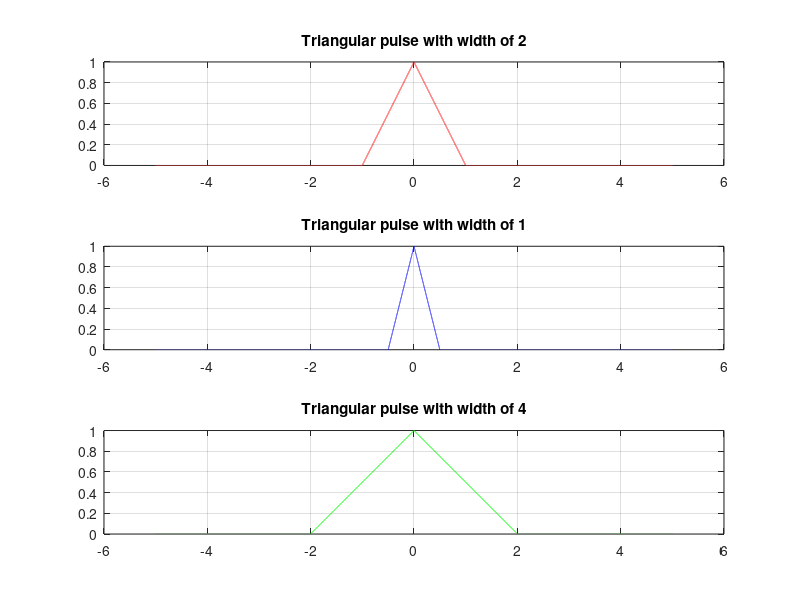

MATLAB code for this plot:
%scaling of a triangular pulse signal
clc;
clear;
close all
t = -5:0.0001:5; % time vector of 5 seconds
x = tripuls (t ,2) ; % triangular pulse of width 2
subplot (3 ,1 ,1)
plot(t ,x ,'r') ,
grid
title ('Triangular pulse with width of 2')
t1 = 2* t ; % new time vector scaled by 2
x1 = tripuls (t1 ,2) ; % scaled triangular pulse
subplot (3 ,1 ,2)
plot(t ,x1 ,'b') ,
grid
title ('Triangular pulse with width of 1')
t3 = 1/2* t; % new time vector scaled by 0.5
x3 = tripuls (t3 ,2) ; % scaled triangular pulse
subplot (3 ,1 ,3)
plot(t ,x3 ,'g') ,
grid
title ('Triangular pulse with width of 4')